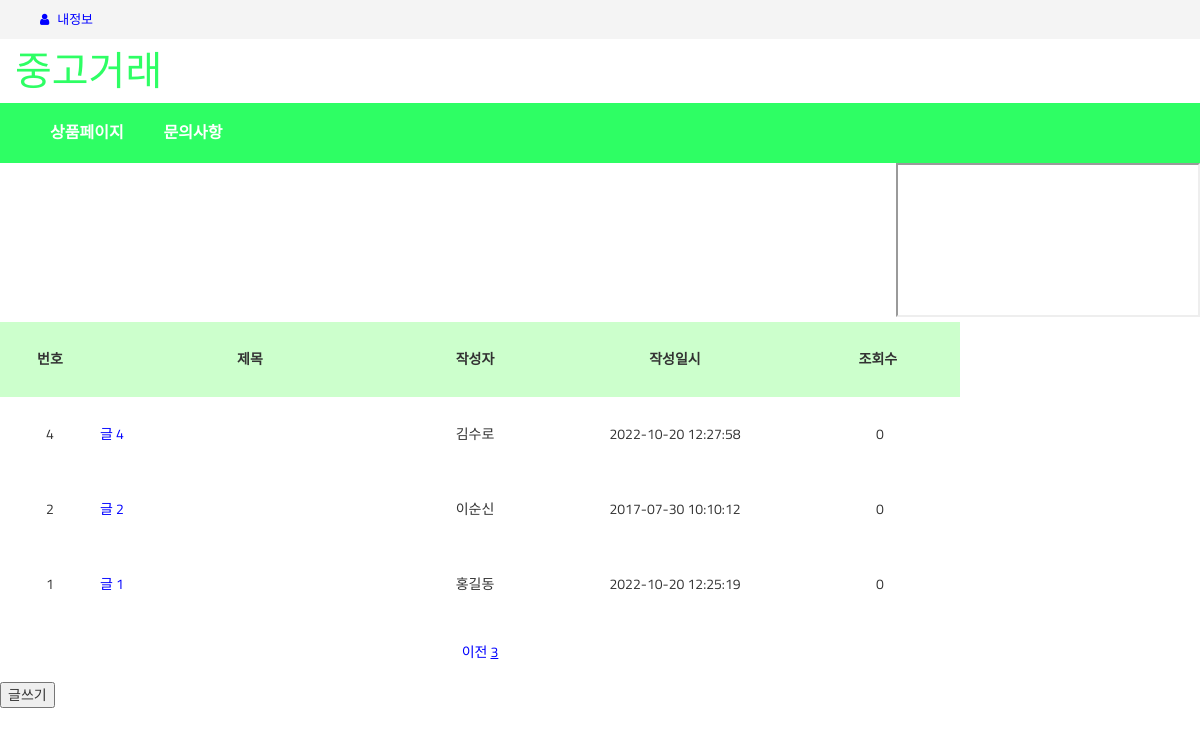
Page /board_list.php?page=3 on the committed database.
### tables this page shows
CREATE TABLE IF NOT EXISTS `board` (
  `num` int(11) NOT NULL AUTO_INCREMENT,
  `writer` varchar(20) DEFAULT NULL,
  `title` varchar(60) DEFAULT NULL,
  `content` text DEFAULT NULL,
  `regtime` varchar(20) DEFAULT NULL,
  `hits` int(11) DEFAULT NULL,
  PRIMARY KEY (`num`)
);

### board_list.php (the view, shortened to what this page needs)
<?php
include "main.php";
?>
<!doctype html>
 <html>
 <head>
 </head>
<body>
 <table>
     <div class="centeringContainer">
        <span class="centered">
                 <tr>
                     <th class="num"    >번호    </th>
                     <th class="title"  >제목    </th>
                     <th class="writer" >작성자  </th>
                     <th class="regtime">작성일시</th>
                     <th>&nbsp&nbsp&nbsp&nbsp&nbsp&nbsp&nbsp&nbsp&nbsp&nbsp&nbsp&nbsp&nbsp&nbsp&nbsp&nbsp&nbsp&nbsp&nbsp조회수</th>
                 </tr>
             </span>
         </div>
     <?php
         $listSize = 4;
         $page = $_REQUEST["page"] ?? 1;
     	 $start = ($page - 1) * $listSize;
         require("db_connect.php");
     	$query = $db->query("select * from board order by num desc limit $start, $listSize");
     	while ($row = $query->fetch()) {
     ?>
          <tr>
              <td><?=$row["num"]?></td>
              <td style="text-align:left;"><a href="board_view.php?num=<?=$row["num"]?>&page=<?=$page?>"><?=$row["title"]?></a></td>
              <td><?=$row["writer"]?></td>
              <td><?=$row["regtime"]?></td>
              <td><?=$row["hits"]?></td>
          </tr>
     <?php
         }
     ?>
 <table>
 <br>
 <div style="width:960px; text-align:center;" >
 <?php
    $paginationSize = 2;
    $firstLink = floor(($page - 1) / $paginationSize) * $paginationSize + 1;
	$lastLink = $firstLink + $paginationSize - 1;
	$query = $db->query("select count(*) from board");
	$row = $query->fetch();
	$numRecords = $row[0];
	$numPages = ceil($numRecords / $listSize);
	if ($lastLink > $numPages) {
		$lastLink = $numPages;
	}
	if ($firstLink > 1) {
		$link = $firstLink - 1;
		echo "<a href=\"board_list.php?page=$link\">이전</a> ";
	}
	for ($i = $firstLink; $i <= $lastLink; $i++) {
	    if ($i == $page) {
			echo"<a href=\"board_list.php?page=$i\"><u>$i</u></a> ";
		} else {
		    echo "<a href=\"board_list.php?page=$i\">$i</a> ";
		}
	}
?>
 </div>
 <br>
 <input type="button" value="글쓰기" onclick="location.href='board_write.php'">
 </body>
 </html>

### css/style.css (style rules this page uses)
body { font-family: 'Titillium Web', sans-serif; }
a { color: #e6b965 }

### board_list.php (style rules this page uses)
table { width:960px;height:300px; text-align:center; }
th { background-color:#CCFFCC; }
.num { width:100px; text-align:center; }
.title { width:300px; text-align:center; }
.writer { width:150px; text-align:center; }
.regtime { width:250px; text-align:center; }
a { text-decoration:none; }
a:link { color:blue; }
.centeringContainer { text-align: center; }
.centered { display: table; margin: auto; display: inline-block; }

### rows in the picture
board: num "4", title "글 4", writer "김수로", regtime "2022-10-20 12:27:58", hits "0"
board: num "2", title "글 2", writer "이순신", regtime "2017-07-30 10:10:12", hits "0"
board: num "1", title "글 1", writer "홍길동", regtime "2022-10-20 12:25:19", hits "0"
